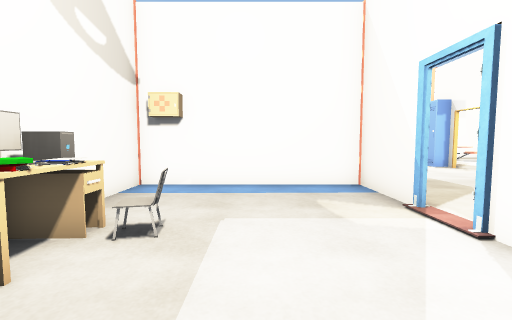
[1] (above)

24 first-person views from a walk through a Unity game level. The camera is 1.2 m above the floor, tilts 4° down and sees 90° across. The floor is counted in squares, 1 m on a side. Each view is taken from the middle of a square. On the plan, view 1 faces up. The plan holds only what a view shows up to about 12 squares ahead; the rest is blank. The place goes on beyond the plan. The player character is not drawn. Some animated figures are left out. Door leaves are left out, so doorways stand open. Some surface patterns are stand-ins.

[2]
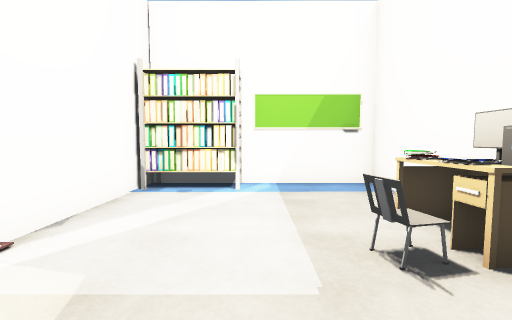

[3]
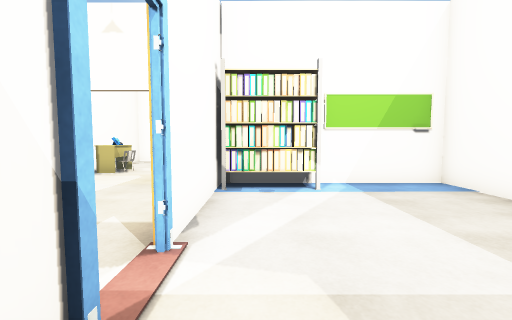

[4]
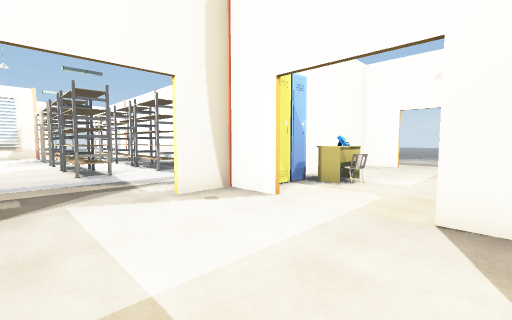

[5]
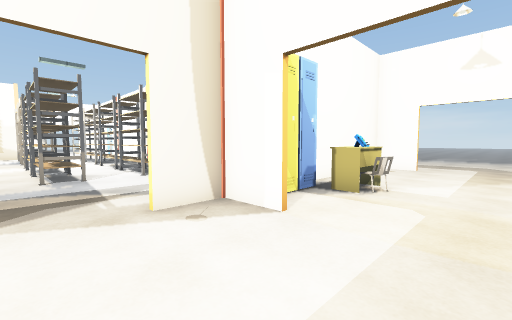

[6]
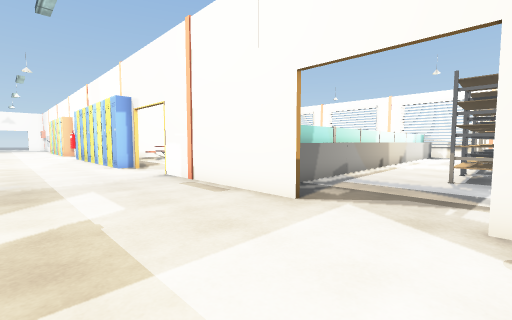

[7]
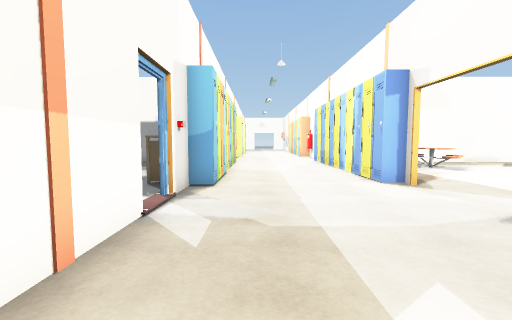

[8]
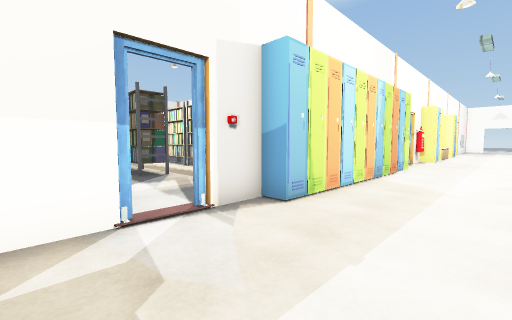

[9]
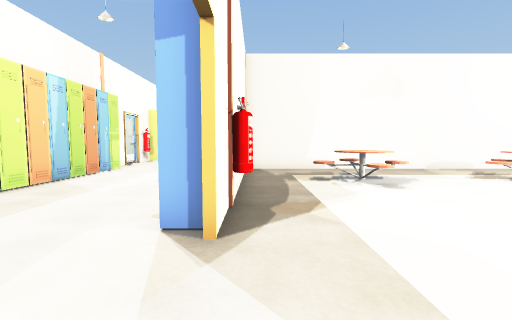

[10]
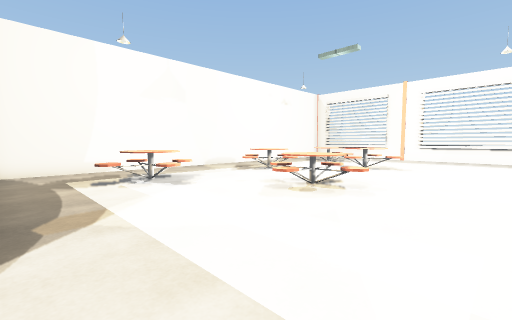

[11]
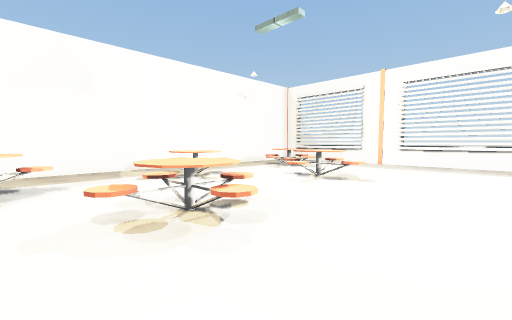

[12]
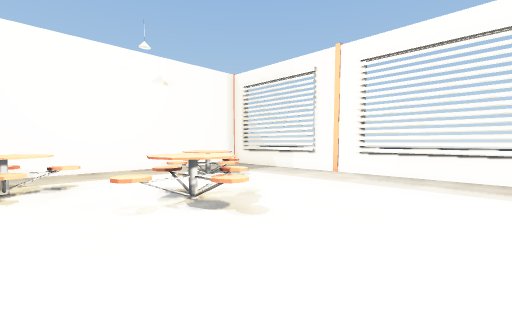

[13]
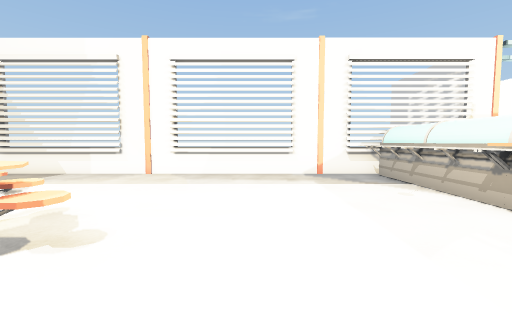

[14]
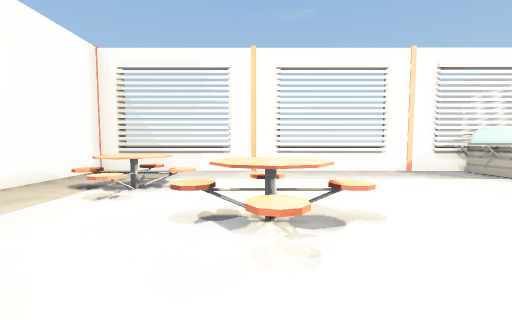

[15]
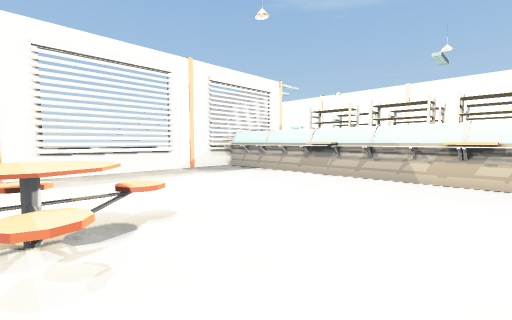

[16]
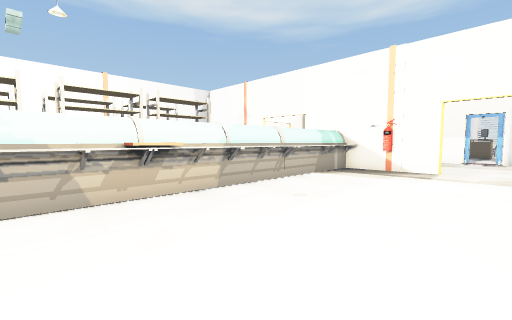

[17]
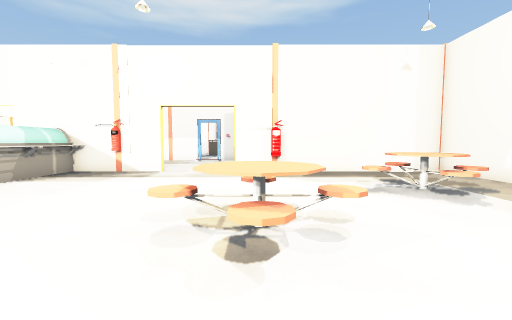

[18]
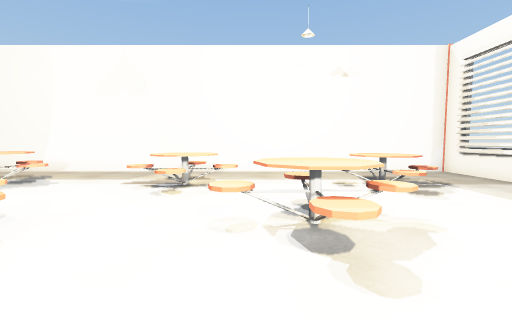

[19]
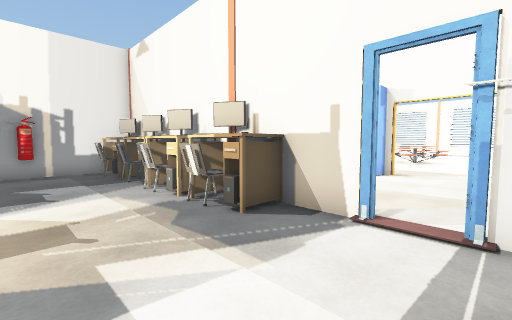

[20]
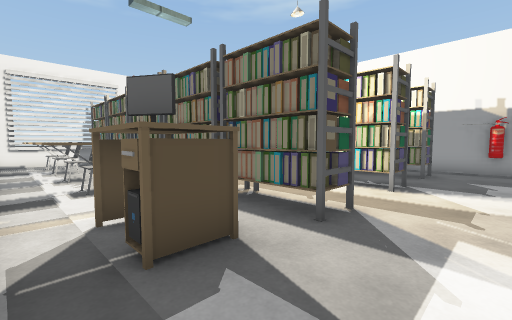

[21]
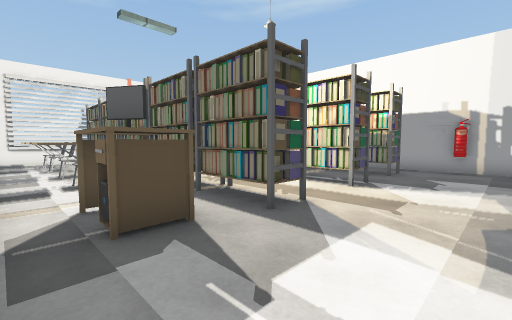

[22]
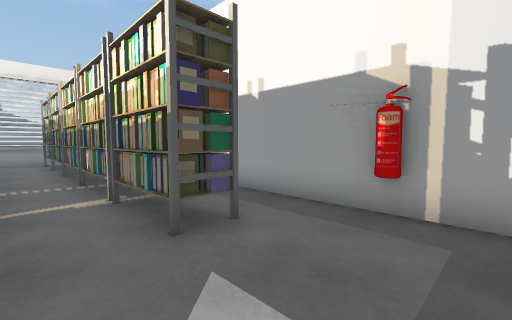

[23]
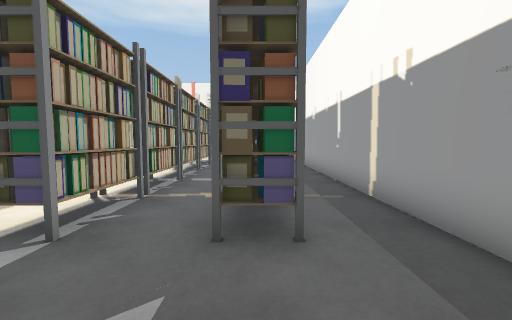

[24]
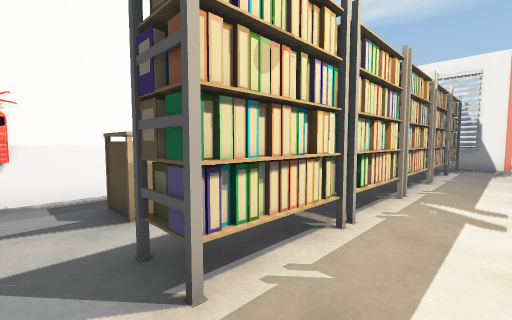

### Floor plan
Key: @ floor where view 1 was taken; # wall or solid block; . main floor; : floor 0.75 m higher than the main floor; / step, stairs or slope; D open door; = window, fence, low wall or low ledge; ^ raised ledge; T thing the floor can be seen under or through; O other object.
Columns run from 12 left of view 1 to 29 right of it. Each row starts with its distance up from view 1.
 21  ############## ....  ####################
 20   .........O..OOO...  ...................#
 19       ........OOO...  ...O..... .........=
 18 O     O  OO...OOO...  .. OO....O.........=
 17 ..............OOO....O..OOOO..OOO../::/..=
 16 ..............OOO....O...OO....O.....O...=
 15   O      OO...OOO....O............O......#
 14 ..............OOO....OO.........OOOO.....#
 13 ..............OOO....O.....OOO...OO......#
 12 OOOOOOOOOOO...OOO....O............O......=
 11 ########TTT.... .....D...................=
 10 OOOO.O  OOO....D.....D...................=
  9 OOOO.OO   O....#.....#...................=
  8            O.. #.....# ..................#
  7          #######.....##..................#
  6          #.....#......####^###^^###^#####=
  5          #.....#......###################=
  4          #=....D.....#=...=....
  3          OOO...#.................
  2          OO....#..................
  1          #.....#...........#####.#
  0          #..@##O.....#.....##.##
 -1          ####   #...## ........
 -2                  ....    .####
 -3                  ....O       #
 -4                  ..#^O
 -5                  ..O #
 -6                  ....#
 -7                  ....#
 -8                  ....#
 -9                  ....#
-10                  DDD##
-11                  ....
-12                  ....

Positions as (right, up) in squares from view 1, and headings:
1: (0, 0), facing up
2: (0, 6), facing down
3: (2, 6), facing down
4: (4, 3), facing down-right
5: (5, 2), facing down-right
6: (5, 0), facing up-right
7: (5, 5), facing up
8: (7, 8), facing up-left
9: (10, 9), facing up
10: (10, 9), facing up-right
11: (14, 9), facing up-right
12: (19, 9), facing up-right
13: (19, 10), facing right
14: (18, 14), facing right
15: (18, 14), facing down-right
16: (21, 11), facing down-left
17: (20, 13), facing left
18: (21, 10), facing up
19: (-1, 9), facing up-right
20: (0, 8), facing up-left
21: (1, 8), facing up-left
22: (1, 16), facing up-left
23: (1, 18), facing left
24: (-1, 14), facing down-left
